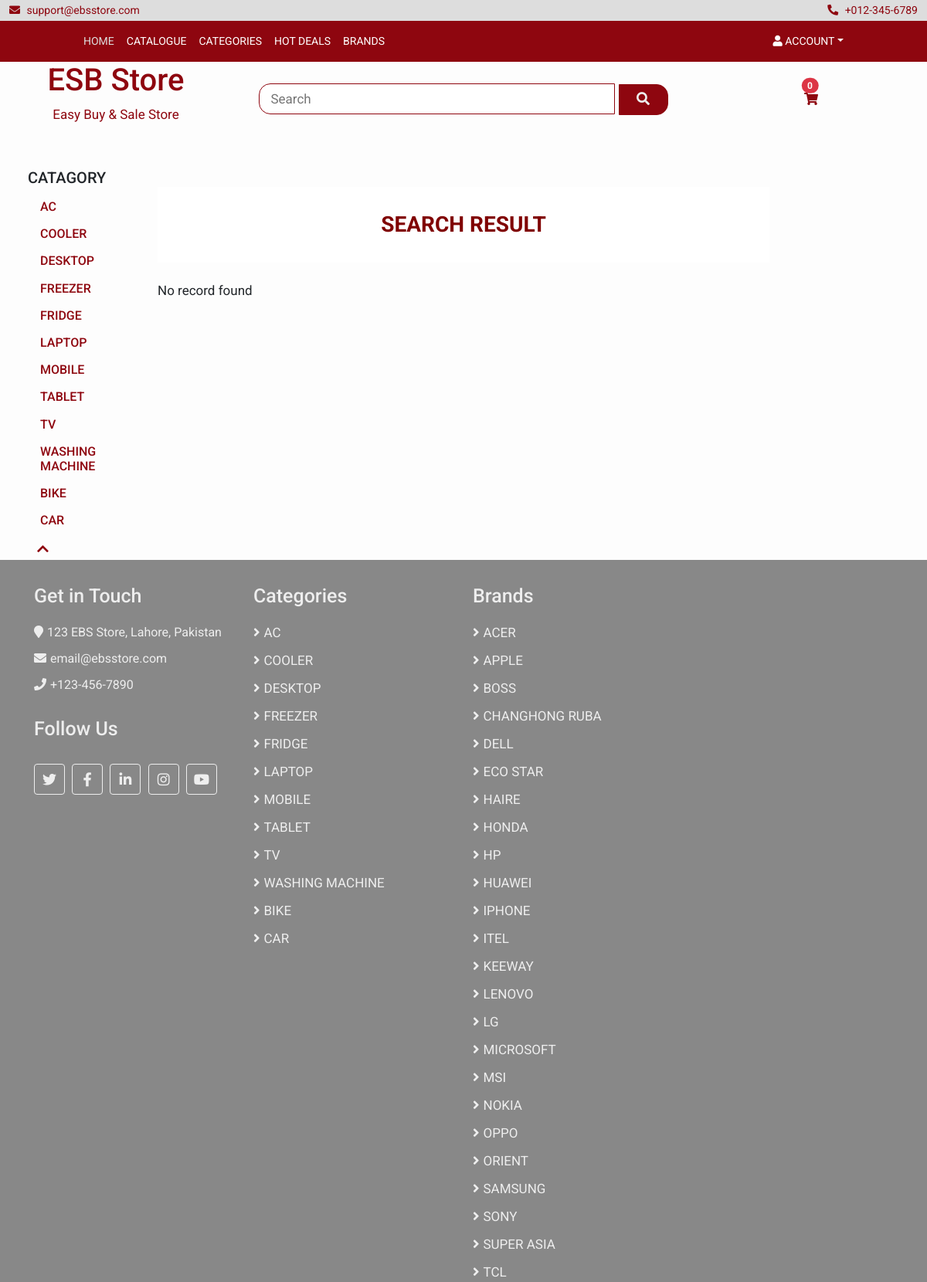
The app's page /search/ (upper part) with its own data.
### store/models.py (models this page shows, shortened)
class Category(models.Model):
    title = models.CharField(max_length=255, unique=True)
    image = models.ImageField(upload_to='uploads/', null=True, blank=True, verbose_name="")

class Brand(models.Model):
    title = models.CharField(max_length=255)
    image = models.ImageField(upload_to='logos/', null=True, blank=True, verbose_name="")

### store/views.py (the view, shortened to what this page needs)
# urls.py: path("search/", views.search, name="search"),
def search(request):
    categories = Category.objects.all()
    single_form = CartAddSingleItemForm()
    context = { 'categories':categories}
    return render(request, "store/products/search_products.html", context )

### cart/cart.py (called while the page is built)
    def total_items(self):
        return len(self.cart)

### cart/context_processor.py (called while the page is built)
def cart(request):
    return {'cart': Cart(request)}

### store/context_processor.py (called while the page is built)
def categories(request):
    categories = Category.objects.all()
    return {'categories': categories}

def brands(request):
    brands = Brand.objects.all()
    return {'brands': brands}

### templates/store/products/search_products.html
{% extends "../../base.html" %}
{% load static%}
{% block head  %}
  <link href="{% static '/css/product-cards.css' %}" rel="stylesheet"/>
 {% endblock %}
{%block content%}
<div class="row">
    <div class="col-2 px-5">
        <h5 class="text-uppercase">Catagory<h5>
        <div class="flex-column side-links">
          {% if categories%}
            {% for category in categories %}
              <a class="nav-link text-uppercase" href="{% url 'products_category_view' category.id%}">{{category.title}}</a>
            {% endfor %}
          {%endif%}
        </div>
    </div>
    <div class="col-8">
      <h3 class="text-center my-4  heading-title">Search Result</h3>
      {% if products%}
      <p>Total result found : {{products.count}}</p>
        <div class="row gy-5 gx-3 row-cols-4 ">
          {% for product in products %}
            <div class="col">
              <div class="card" style="width: 18rem;">
                <img src="{{product.image}}" class="card-img-top" alt="...">
                <div class="card-body">
                  <h6 class="card-title">
                    <a href="{% url 'product_view' product.slug%}">{{product.title}}</a></h6>
                  <h5 >Rs. {{product.price}}</h5>
                  <p style="color:orange;"> <span> <i class="fa fa-star"></i> <i class="fa fa-star"></i><i class="fa fa-star"></i> <i class="fa fa-star-half-empty"></i><i class="fa fa-star-o	"></i></span></p>
                  <div class="text-center">
                     <form action="{% url "cart:cart_add" product.id %}" method="post" class="row g-3">
                    {% csrf_token %}
                    {{ single_form.non_field_errors }}
                    {{ single_form.quantity.errors }}
                    <label  for="{{ single_form.quantity.id_for_label }}" class="visually-hidden">Quantity</label>
                    {{ single_form.quantity }}
                    <div class="text-center">
                        <button type="submit" class="btn btn-light addToCart"><i  class="fa fa-shopping-cart"></i></button>
                            <a href="{% url 'product_view' product.slug%}" class="btn btn-light red"><i class="fas fa-binoculars"></i></a>
                    </div>
                </form>
                    </div>
                </div>
              </div>
            </div>
          {% endfor %}
          </div>
        </div>
        {%else%}
        <p> No record found</p>
      {%endif%}
    </div>
</div>
{% endblock%}

### templates/components/footer.html (shortened to what this page needs)
<div class="footer">
            <div class="container-fluid">
                <div class="row">
                    <div class="col-lg-3 col-md-6">
                        <div class="footer-widget">
                            <h2>Get in Touch</h2>
                            <div class="contact-info">
                                <p><i class="fa fa-map-marker"></i>123 EBS Store, Lahore, Pakistan</p>
                                <p><i class="fa fa-envelope"></i>email@ebsstore.com</p>
                                <p><i class="fa fa-phone"></i>+123-456-7890</p>
                            </div>
                        </div>
                        <div class="footer-widget">
                            <h2>Follow Us</h2>
                            <div class="contact-info">
                                 <div class="social">
                                    <a href=""><i class="fab fa-twitter"></i></a>
                                    <a href=""><i class="fab fa-facebook-f"></i></a>
                                    <a href=""><i class="fab fa-linkedin-in"></i></a>
                                    <a href=""><i class="fab fa-instagram"></i></a>
                                    <a href=""><i class="fab fa-youtube"></i></a>
                                </div>
                            </div>
                        </div>
                    </div>
                    <div class="col-lg-3 col-md-6">
                        <div class="footer-widget">
                            <h2>Categories</h2>
                            <ul>
                                {% for category in categories%}
                                <li style="text-transform: uppercase"><a href="#">{{category.title}}</a></li>
                                {% endfor%}
                            </ul>
                        </div>
                    </div>
                    <div class="col-lg-3 col-md-6">
                        <div class="footer-widget">
                            <h2>Brands </h2>
                            <ul>
                                 {% for brand in brands%}
                                <li style="text-transform: uppercase"><a href="#">{{brand.title}}</a></li>
                                {% endfor%}
                            </ul>
                        </div>
                    </div>
                </div>
            </div>
        </div>

### static/css/product-cards.css (style rules this page uses)
body { font-family: "Roboto", sans-serif; font-size: 18px; background-color: #fdfdfd; }
.heading-title { color: maroon; text-transform: uppercase }

### static/css/main.css (style rules this page uses)
:root { --primary: #8e060f; --white: #ffffff; }
body { font-family: "Roboto", sans-serif; overflow-x: hidden; font-size: 17px; background-color: #fdfdfd; }
a { color: #8e060f; outline: none; text-decoration: none; }
.heading-title { text-align: center; background: white; text-transform: uppercase; font-weight: 700; padding: 2rem; }
.side-links a { font-size: 1rem; color: #8e060f; }
.footer { position: relative; padding: 2rem; background: #888; color:#eee; }
.footer .footer-widget { position: relative; width: 100%; margin-bottom: 30px; }
.footer .footer-widget h2 { font-size: 25px; white-space: nowrap; margin-bottom: 20px; }
.footer .footer-widget ul { margin: 0; padding: 0; list-style: none; }
.footer .footer-widget ul li { margin-bottom: 12px; }
.footer .footer-widget ul li:last-child { margin-bottom: 0; }
.footer .footer-widget ul li a { color: #eee; white-space: nowrap; display: block; line-height: 23px; transition: all .3s; }
.footer .footer-widget ul li a::before { content: '\f105'; font-family: 'Font Awesome 5 Free'; font-weight: 900; padding-right: 5px; }
.footer .contact-info p { margin-bottom: 10px; font-size: 16px; }
.footer .contact-info p i { margin-right: 5px; }
.footer .social { position: relative; width: 100%; }
.footer .social a { display: inline-block; margin: 10px 5px 0 0; width: 40px; height: 40px; padding: 6px 0; text-align: center; font-size: 18px; color: #eee; border: 1px solid #eee; border-radius: 4px; transition: all .3s; }
.footer .social i { color: #eee; }

### records on screen
Category: title "AC"
Category: title "COOLER"
Category: title "DESKTOP"
Category: title "FREEZER"
Category: title "FRIDGE"
Category: title "LAPTOP"
Category: title "MOBILE"
Category: title "TABLET"
Category: title "TV"
Category: title "WASHING MACHINE"
Category: title "BIKE"
Category: title "CAR"
Brand: title "ACER"
Brand: title "APPLE"
Brand: title "BOSS"
Brand: title "CHANGHONG RUBA"
Brand: title "DELL"
Brand: title "ECO STAR"
Brand: title "HAIRE"
Brand: title "HONDA"
Brand: title "HP"
Brand: title "HUAWEI"
Brand: title "IPHONE"
Brand: title "ITEL"
Brand: title "KEEWAY"
Brand: title "LENOVO"
Brand: title "LG"
Brand: title "MICROSOFT"
Brand: title "MSI"
Brand: title "NOKIA"
Brand: title "OPPO"
Brand: title "ORIENT"
Brand: title "SAMSUNG"
Brand: title "SONY"
Brand: title "SUPER ASIA"
Brand: title "TCL"

### other values on screen
{{ cart.total_items }} "0"
